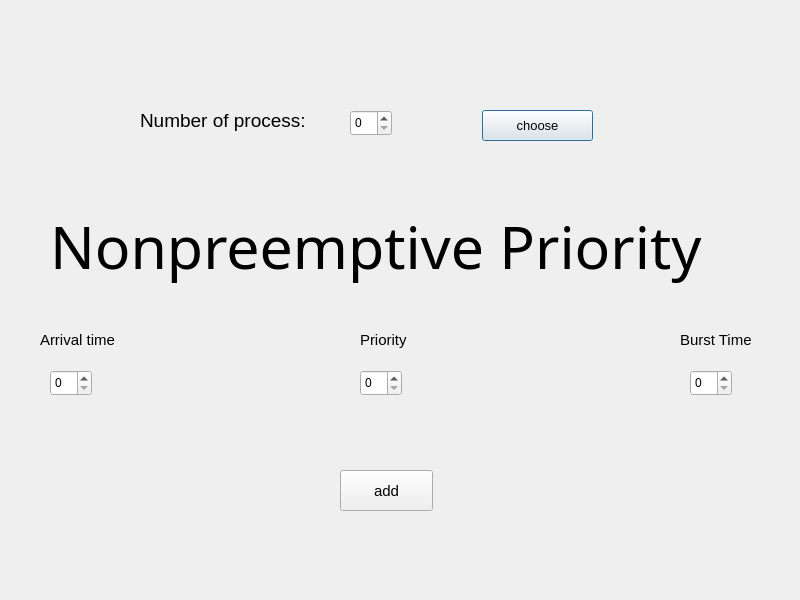
<?xml version="1.0" encoding="UTF-8"?>
<ui version="4.0">
 <class>prinon2</class>
 <widget class="QDialog" name="prinon2">
  <property name="geometry">
   <rect>
    <x>0</x>
    <y>0</y>
    <width>800</width>
    <height>600</height>
   </rect>
  </property>
  <property name="windowTitle">
   <string>Dialog</string>
  </property>
  <widget class="QSpinBox" name="spinBox">
   <property name="geometry">
    <rect>
     <x>360</x>
     <y>370</y>
     <width>42</width>
     <height>26</height>
    </rect>
   </property>
  </widget>
  <widget class="QLabel" name="label_3">
   <property name="geometry">
    <rect>
     <x>360</x>
     <y>330</y>
     <width>63</width>
     <height>20</height>
    </rect>
   </property>
   <property name="font">
    <font>
     <pointsize>11</pointsize>
    </font>
   </property>
   <property name="text">
    <string>Priority</string>
   </property>
  </widget>
  <widget class="QPushButton" name="choose">
   <property name="geometry">
    <rect>
     <x>482</x>
     <y>110</y>
     <width>111</width>
     <height>31</height>
    </rect>
   </property>
   <property name="font">
    <font>
     <pointsize>10</pointsize>
    </font>
   </property>
   <property name="text">
    <string>choose</string>
   </property>
  </widget>
  <widget class="QSpinBox" name="btime_44">
   <property name="geometry">
    <rect>
     <x>50</x>
     <y>370</y>
     <width>42</width>
     <height>26</height>
    </rect>
   </property>
  </widget>
  <widget class="QLabel" name="label_4">
   <property name="geometry">
    <rect>
     <x>680</x>
     <y>330</y>
     <width>111</width>
     <height>20</height>
    </rect>
   </property>
   <property name="font">
    <font>
     <pointsize>11</pointsize>
    </font>
   </property>
   <property name="text">
    <string>Burst Time</string>
   </property>
  </widget>
  <widget class="QSpinBox" name="num">
   <property name="geometry">
    <rect>
     <x>350</x>
     <y>110</y>
     <width>42</width>
     <height>26</height>
    </rect>
   </property>
  </widget>
  <widget class="QLabel" name="label">
   <property name="geometry">
    <rect>
     <x>50</x>
     <y>190</y>
     <width>971</width>
     <height>111</height>
    </rect>
   </property>
   <property name="minimumSize">
    <size>
     <width>0</width>
     <height>0</height>
    </size>
   </property>
   <property name="font">
    <font>
     <family>Impact</family>
     <pointsize>44</pointsize>
    </font>
   </property>
   <property name="text">
    <string>Nonpreemptive Priority</string>
   </property>
  </widget>
  <widget class="QLabel" name="label_5">
   <property name="geometry">
    <rect>
     <x>140</x>
     <y>100</y>
     <width>211</width>
     <height>41</height>
    </rect>
   </property>
   <property name="font">
    <font>
     <pointsize>14</pointsize>
    </font>
   </property>
   <property name="text">
    <string>Number of process:</string>
   </property>
  </widget>
  <widget class="QSpinBox" name="btime">
   <property name="geometry">
    <rect>
     <x>690</x>
     <y>370</y>
     <width>42</width>
     <height>26</height>
    </rect>
   </property>
  </widget>
  <widget class="QPushButton" name="pushButton">
   <property name="geometry">
    <rect>
     <x>340</x>
     <y>470</y>
     <width>93</width>
     <height>41</height>
    </rect>
   </property>
   <property name="font">
    <font>
     <pointsize>11</pointsize>
    </font>
   </property>
   <property name="text">
    <string>add</string>
   </property>
  </widget>
  <widget class="QLabel" name="label_2">
   <property name="geometry">
    <rect>
     <x>40</x>
     <y>330</y>
     <width>111</width>
     <height>20</height>
    </rect>
   </property>
   <property name="font">
    <font>
     <pointsize>11</pointsize>
    </font>
   </property>
   <property name="text">
    <string>Arrival time</string>
   </property>
  </widget>
 </widget>
 <resources/>
 <connections/>
</ui>
